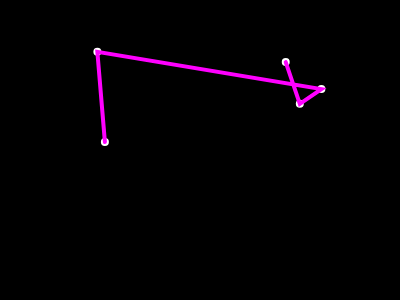
Frame 1 (no input)
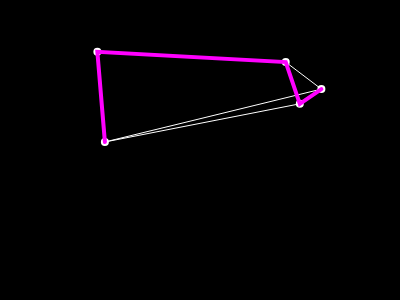
Frame 60 (no input)
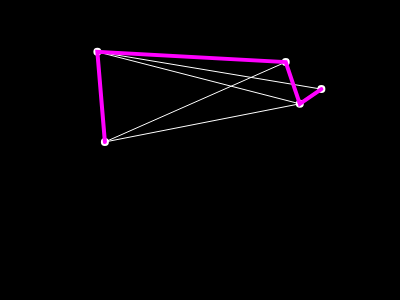
Frame 120 (the mouse pressed at the canvas centre since frame 60)

The p5.js sketch that drew these frames (run headless with seeded random() and noise() and a simulated clock; from frame 60 on, the mouse is pressed at the canvas centre):

// p5.js sketch
// ── sketch.js
// Daniel Shiffman
// http://codingtra.in
// http://patreon.com/codingtrain
// Code for this video: https://youtu.be/BAejnwN4Ccw

var cities = [];
var totalCities = 5;

var recordDistance;
var bestEver;

function setup() {
  createCanvas(400, 300);
  for (var i = 0; i < totalCities; i++) {
    var v = createVector(random(width), random(height));
    cities[i] = v;
  }

  var d = calcDistance(cities);
  recordDistance = d;
  bestEver = cities.slice();

}

function draw() {
  background(0);
  fill(0);
  noStroke();
  textSize(12);
  text(`Best: ${floor(recordDistance)}`, 340, 10);
  
  fill(255);
  for (var i = 0; i < cities.length; i++) {
    ellipse(cities[i].x, cities[i].y, 8, 8);
  }

  stroke(255);
  strokeWeight(1);
  noFill();
  beginShape();
  for (var i = 0; i < cities.length; i++) {
    vertex(cities[i].x, cities[i].y);
  }
  endShape();

  stroke(255, 0, 255);
  strokeWeight(4);
  noFill();
  beginShape();
  for (var i = 0; i < cities.length; i++) {
    vertex(bestEver[i].x, bestEver[i].y);
  }
  endShape();



  var i = floor(random(cities.length));
  var j = floor(random(cities.length));
  swap(cities, i, j);

  var d = calcDistance(cities);
  if (d < recordDistance) {
    recordDistance = d;
    bestEver = cities.slice();
  }
}

function swap(a, i, j) {
  var temp = a[i];
  a[i] = a[j];
  a[j] = temp;
}


function calcDistance(points) {
  var sum = 0;
  for (var i = 0; i < points.length - 1; i++) {
    var d = dist(points[i].x, points[i].y, points[i + 1].x, points[i + 1].y);
    sum += d;
  }
  return sum;
}
